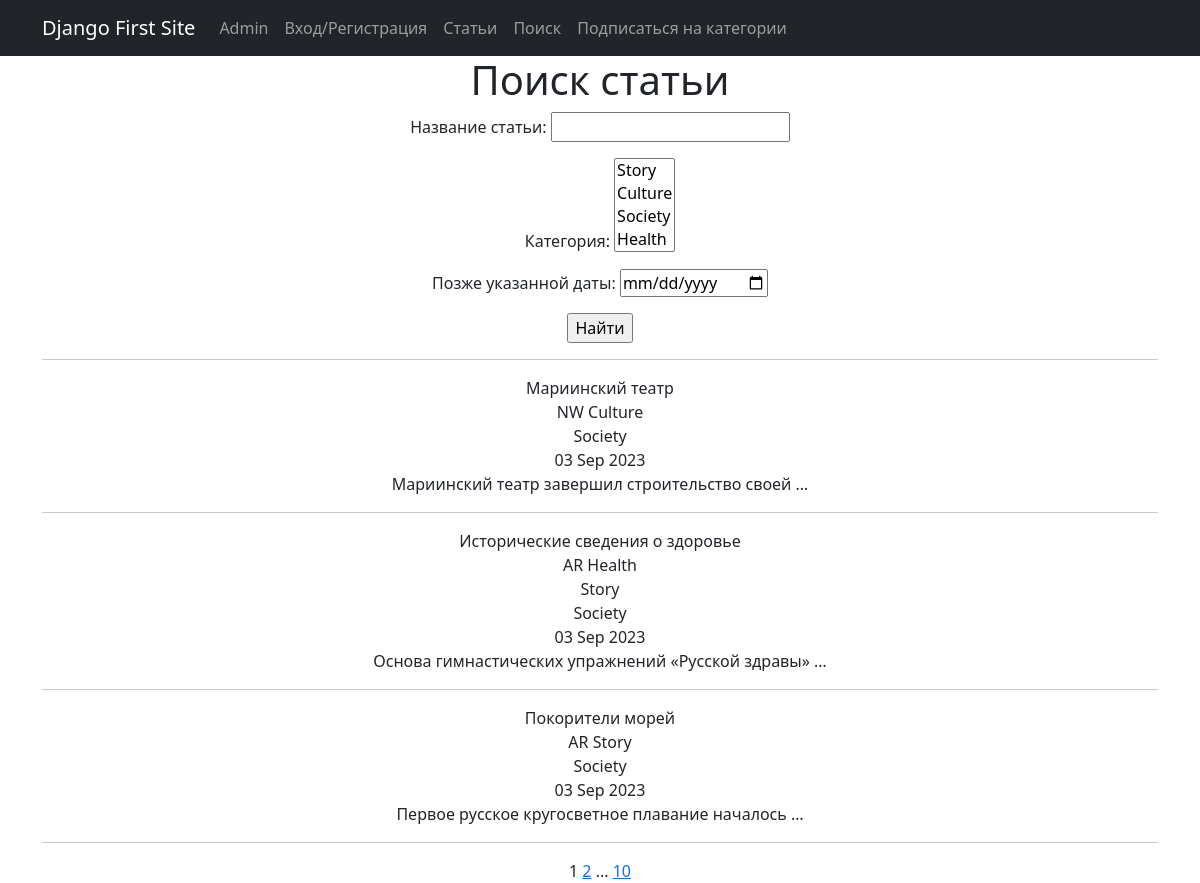
The app's page /news/search/ with its own data.
### news/models.py (models this page shows, shortened)
class Post(models.Model):
    news = 'NW'
    article = 'AR'
    CATEGORY_CHOICES = [
        (news, 'Новость'),
        (article, 'Статья')
    ]
    post_author = models.ForeignKey(Author, on_delete=models.CASCADE)
    category_type = models.CharField(max_length=2, choices=CATEGORY_CHOICES,
                                     default=article)
    post_date = models.DateTimeField(auto_now_add=True)
    post_category = models.ManyToManyField(Category, through='PostCategory')
    post_title = models.CharField(max_length=128)
    post_text = models.TextField()
    post_rating = models.SmallIntegerField(default=0)

class Category(models.Model):
    category_name = models.CharField(max_length=64, unique=True)
    subscribers = models.ManyToManyField(User, related_name='categories',
                                         default='')
    def __str__(self):
        return f'{self.category_name}'

### news/views.py (the view)
# urls.py: path('search/', NewsSearch.as_view(), name='news_search'),
class NewsSearch(ListView):
    model = Post
    template_name = 'news_search.html'
    context_object_name = 'news_search'
    paginate_by = 3
    def get_queryset(self):
        queryset = super().get_queryset()
        self.filterset = PostFilter(self.request.GET, queryset)
        return self.filterset.qs
    def get_context_data(self, **kwargs):
        context = super().get_context_data(**kwargs)
        context['filterset'] = self.filterset
        return context

### news/templatetags/custom_tags.py (called while the page is built)
@register.simple_tag(takes_context=True)
def url_replace(context, **kwargs):
    d = context['request'].GET.copy()
    for k, v in kwargs.items():
        d[k] = v
    return d.urlencode()

### news/templates/news/news_search.html (shortened to what this page needs)
{% extends 'flatpages/default.html' %}
{% load custom_tags %}
{% block content %}
<h1>Поиск статьи</h1>
    <form action="" method="get">
        {{ filterset.form.as_p }}
        <input type="submit" value="Найти" />
    </form>
<hr>
{% if news_search|length %}
    {% for post in news_search %}
        {{ post.post_title }}
        <br>
        {{ post.category_type }}
            {% for cat in post.post_category.all %}
                {{ cat.category_name }}
                <br>
            {% endfor %}
        {{ post.post_date|date:'d M Y'}}
        <br>
        {{ post.post_text|truncatewords:5}}
        <hr>
    {% endfor %}
{% else %}
    <h1>Извините на данный момент статей нет</h1>
{% endif %}
{{ page_obj.number }}
{% if page_obj.has_next %}
    <a href="?{% url_replace page=page_obj.next_page_number %}">{{ page_obj.next_page_number }}</a>
    {% if paginator.num_pages != page_obj.next_page_number %}
    ...
    <a href="?{% url_replace page=page_obj.paginator.num_pages %}">{{ page_obj.paginator.num_pages }}</a>
    {% endif %}
{% endif %}
{% endblock content %}

### records on screen
Post: post_title "Мариинский театр", category_type "NW", post_date "03 Sep 2023", post_text "Мариинский театр завершил строительство своей …"
Category: category_name "Culture"
Category: category_name "Society"
Post: post_title "Исторические сведения о здоровье", category_type "AR", post_date "03 Sep 2023", post_text "Основа гимнастических упражнений «Русской здравы» …"
Category: category_name "Health"
Category: category_name "Story"
Post: post_title "Покорители морей", category_type "AR", post_date "03 Sep 2023", post_text "Первое русское кругосветное плавание началось …"

### other values on screen
{{ page_obj.number }} "1"
{{ page_obj.next_page_number }} "2"
{{ page_obj.paginator.num_pages }} "10"
